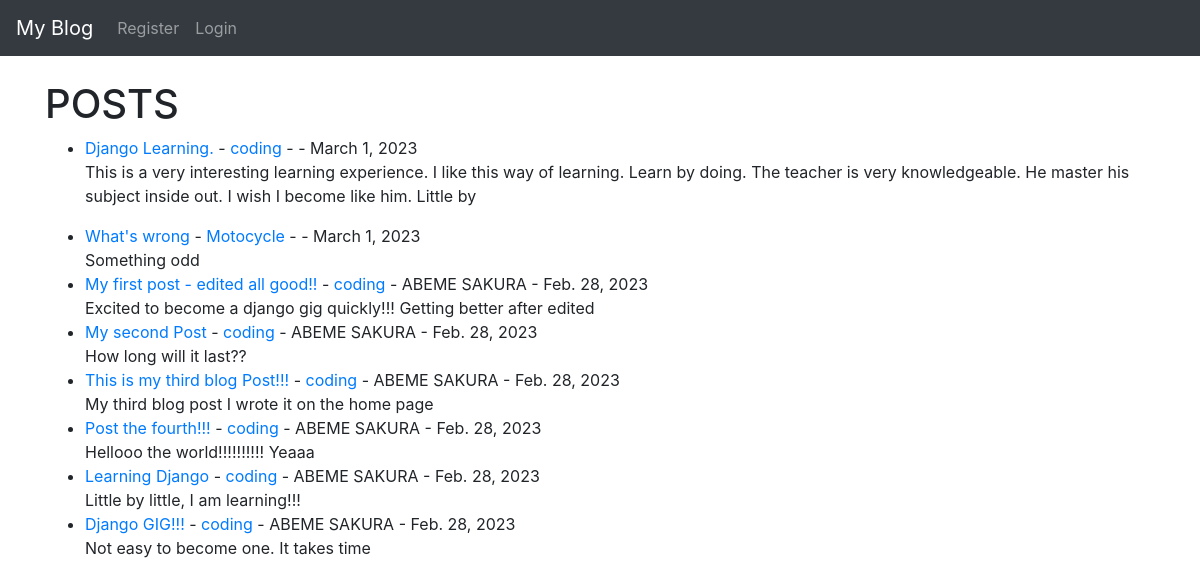
Before: / with the older database file.
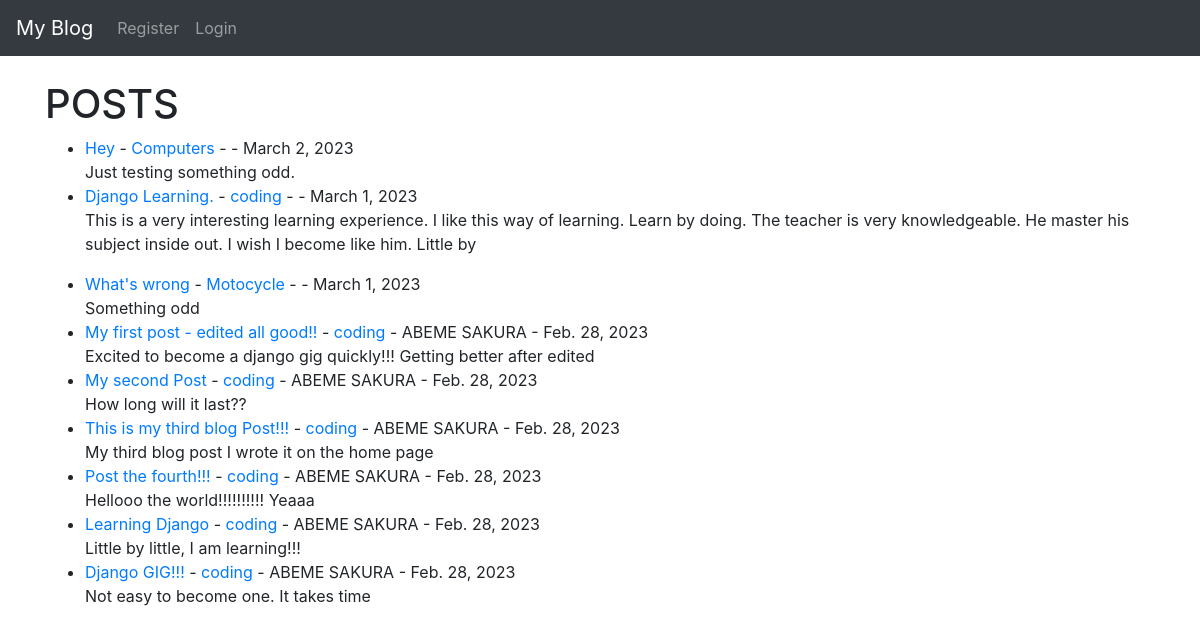
After: the same page with the newer database file.
### sakurablog/models.py (models this page shows, shortened)
class Post(models.Model):
    title = models.CharField(max_length=255)
    title_tag = models.CharField(max_length=255)
    author = models.ForeignKey(User,on_delete=models.CASCADE)
    body = models.TextField()
    post_date = models.DateField(auto_now_add=True)
    category = models.CharField(max_length=255, default='coding')

### sakurablog/views.py (the view)
# urls.py: path('',HomeView.as_view(),name="home"),
class HomeView(ListView):
    model = Post
    template_name = 'home.html'
    ordering = ['-post_date']

### sakurablog/templates/home.html (shortened to what this page needs)
  {% extends 'base.html' %}
  {% block content %}
<h1>POSTS</h1>
<ul>
{% for post in object_list %}
<li><a href="{% url 'article-detail' post.pk %}">{{ post.title}}</a> - <a href="{% url 'category' post.category %}">{{ post.category}}</a> - {{post.author.first_name}} {{ post.author.last_name}} - {{ post.post_date }} <br/>
  {{ post.body|slice:":200"|safe }}</li>
{% endfor %}
</ul>
  {% endblock %}

Changed rows visible on the page:
added Post: title "Hey", category "Computers", post_date "March 2, 2023", body "Just testing something odd."
